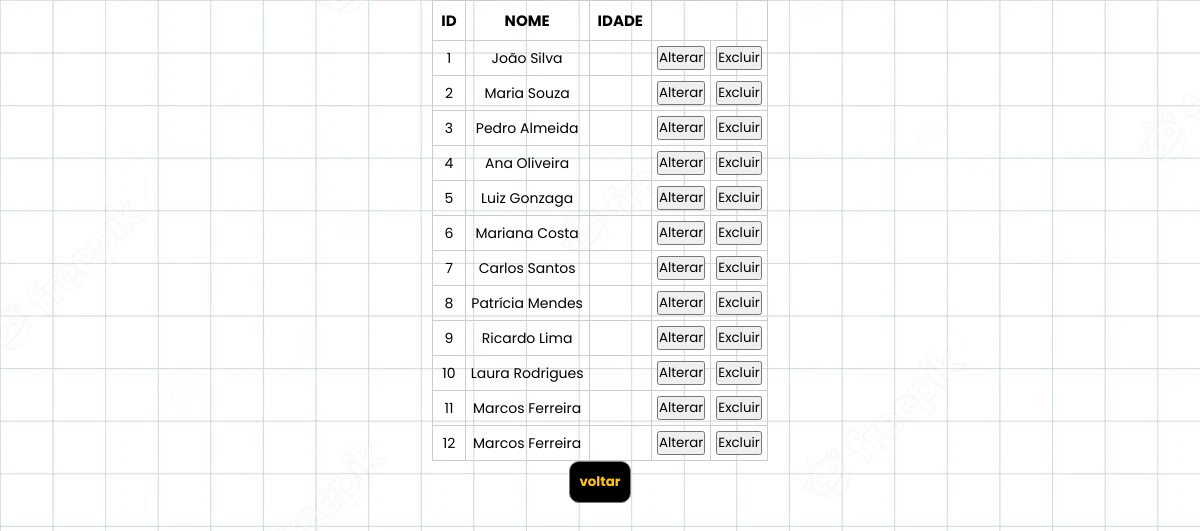
Page /listaprofessor.php on the earlier database version.
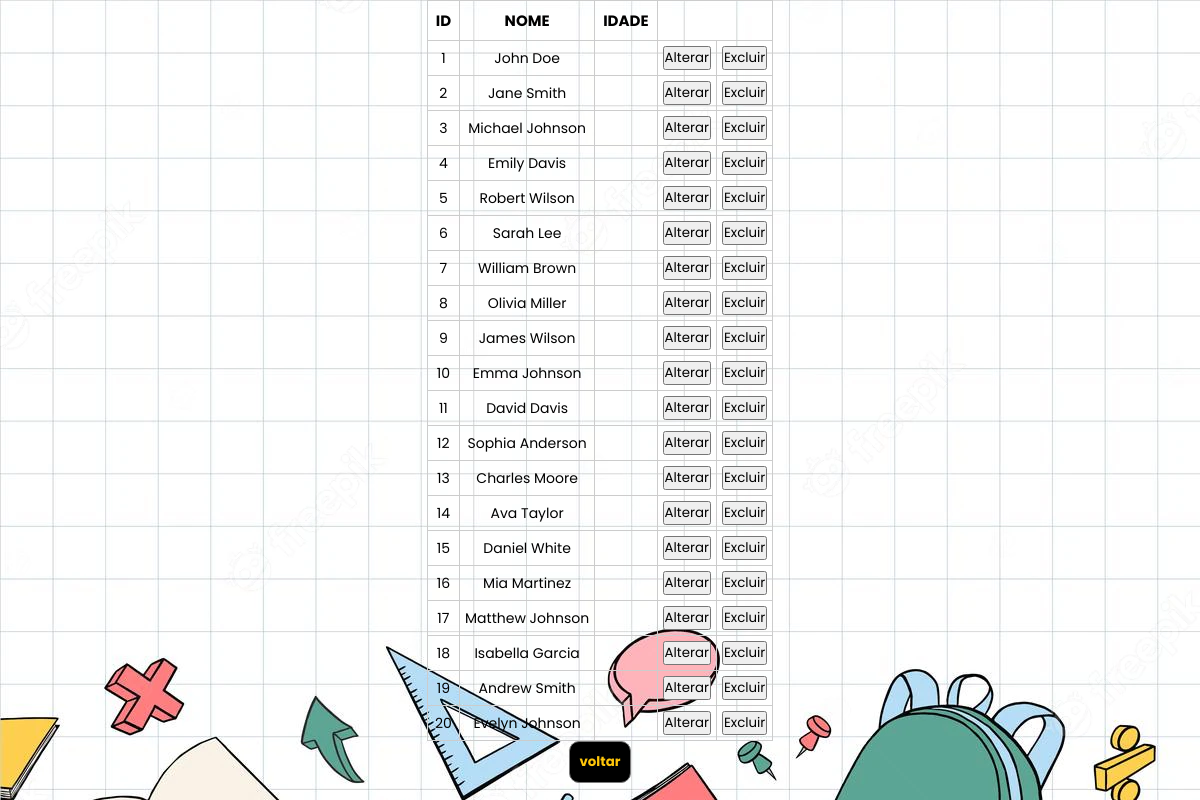
Same page on the later database version.
### tables this page shows
CREATE TABLE Professor (
  idProfessor INT AUTO_INCREMENT,
  nomeProfessor VARCHAR(100) ,
  telefoneProfessor VARCHAR(20),
  enderecoProfessor VARCHAR(100),
  emailProfessor VARCHAR(100),
  dtaNascimentoProfessor date,
  statusProfessor bool,
  senhaProfessor VARCHAR(45),
  acessoProfessor CHAR(10),
  PRIMARY KEY (idProfessor)
  );

### listaprofessor.php (the view, shortened to what this page needs)
<?php
  require_once('conexao.php');
  $retorno = $conexao->prepare('SELECT * FROM Professor');
  $retorno->execute();
?>
<!DOCTYPE html>
<html lang="en">
<head>
    <link rel="stylesheet" href="style.css">
</head>
<body>
    <div class="fundo">
    <div class="background-btns">
        <table>
            <thead>
                <tr>
                    <th>ID</th>
                    <th>NOME</th>
                    <th>IDADE</th>
                </tr>
            </thead>
            <tbody>
                <tr>
                    <?php foreach($retorno->fetchall() as $value) { ?>
                        <tr>
                            <td> <?php echo $value['idProfessor'] ?>   </td>
                            <td> <?php echo $value['nomeProfessor']?>  </td>
                            <td> <?php echo $value['idadeProfessor']?> </td>
                            <td>
                               <form method="POST" action="AltProfessor.php">
                                        <button name="alterar"  type="submit">Alterar</button>
                                </form>
                             </td>
                             <td>
                               <form method="GET" action="crudProfessor.php">
                                        <button name="excluir"  type="submit">Excluir</button>
                                </form>
                             </td>
                      </tr>
                    <?php  }  ?>
                 </tr>
            </tbody>
        </table>
    </div>
    </div>
</body>
</html>
<?php
   echo "<button class='button button3'><a href='index.php'>voltar</a></button>";
?>

Differences in the rows shown:
changed professor id 1: nomeProfessor "João Silva" → "John Doe"
changed professor id 2: nomeProfessor "Maria Souza" → "Jane Smith"
changed professor id 3: nomeProfessor "Pedro Almeida" → "Michael Johnson"
changed professor id 4: nomeProfessor "Ana Oliveira" → "Emily Davis"
changed professor id 5: nomeProfessor "Luiz Gonzaga" → "Robert Wilson"
changed professor id 6: nomeProfessor "Mariana Costa" → "Sarah Lee"
changed professor id 7: nomeProfessor "Carlos Santos" → "William Brown"
changed professor id 8: nomeProfessor "Patrícia Mendes" → "Olivia Miller"
changed professor id 9: nomeProfessor "Ricardo Lima" → "James Wilson"
changed professor id 10: nomeProfessor "Laura Rodrigues" → "Emma Johnson"
changed professor id 11: nomeProfessor "Marcos Ferreira" → "David Davis"
changed professor id 12: nomeProfessor "Marcos Ferreira" → "Sophia Anderson"
added professor: idProfessor "13", nomeProfessor "Charles Moore"
added professor: idProfessor "14", nomeProfessor "Ava Taylor"
added professor: idProfessor "15", nomeProfessor "Daniel White"
added professor: idProfessor "16", nomeProfessor "Mia Martinez"
added professor: idProfessor "17", nomeProfessor "Matthew Johnson"
added professor: idProfessor "18", nomeProfessor "Isabella Garcia"
added professor: idProfessor "19", nomeProfessor "Andrew Smith"
added professor: idProfessor "20", nomeProfessor "Evelyn Johnson"
